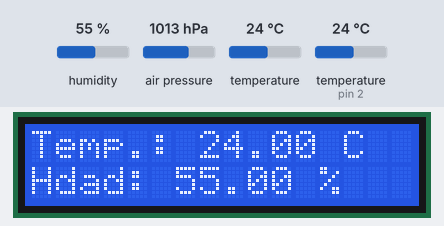
This sketch was run on a simulated Arduino Uno, built with avr-gcc and run on an emulated ATmega328P. On the bench: 16×2 character LCD. Inputs (shaded band) come from the test bench; at power-on: humidity 55 %, air pressure 1013 hPa, temperature (sensor on pin 2) 24 °C, temperature 24 °C. What the sketch prints to the serial monitor is not drawn.

Above: at 1.2 s.
1.3 s: humidity set to 22 %
At 7.1 s:
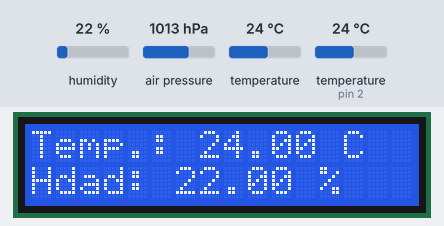
13.3 s: air pressure set to 952 hPa
At 16.2 s:
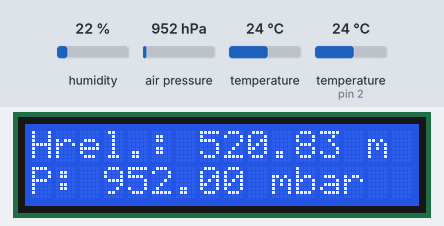
19.9 s: temperature (sensor on pin 2) set to 12 °C
At 25.7 s:
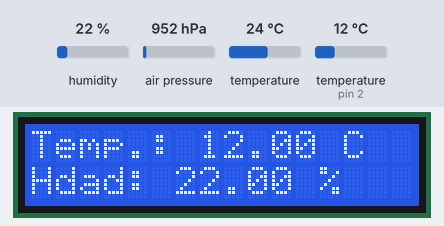
29.0 s: air pressure set to 975 hPa
At 34.9 s:
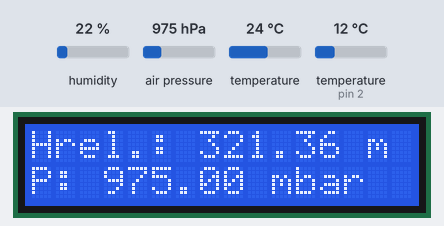
38.2 s: humidity set to 40 %
At 43.1 s:
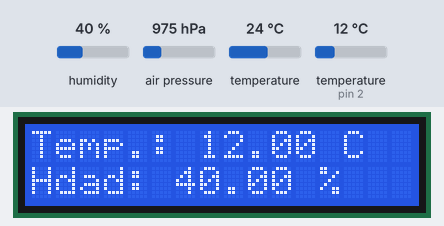
47.3 s: air pressure set to 1000 hPa
At 52.4 s:
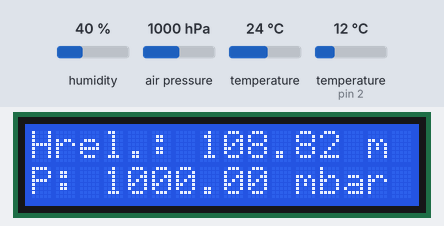
Timing chart, 0 to 53.9 s (numbered marks = the images above; inputs shaded):
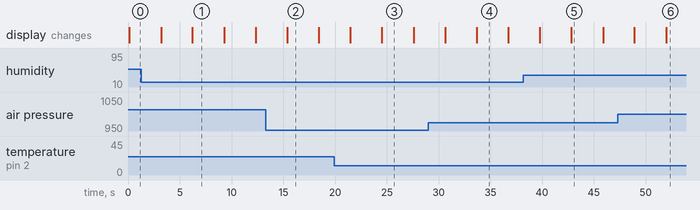

Measured:
- after the input at 1.3 s, the display: first differs from a run without the input after 4.9 s (image 1)
- after the input at 13.3 s, the display: changes after 2.1 s (image 2)
- after the input at 19.9 s, the display: first differs from a run without the input after 4.6 s (image 3)
- after the input at 29.0 s, the display: first differs from a run without the input after 4.7 s (image 4)
- after the input at 38.2 s, the display: first differs from a run without the input after 4.6 s (image 5)
- after the input at 47.3 s, the display: first differs from a run without the input after 4.7 s (image 6)
- what the display in image 1 shows lasts 3.1 s, from 6.2 s to 9.3 s

The sketch:

bmp180_DHT_lcd.ino
```cpp
/*
***********************************************************************
***********************************************************************
 *
 *           **********      **********     **********
 *           **********      **********     **********
 *           **                  **         **
 *           **                  **         **
 *           **   *****          **         **********
 *           **   *****          **         **********
 *           **      **          **         **
 *           **      **          **         **
 *           **********  **  ********** **  **********
 *           **********  **  ********** **  **********
 *               GRUPO DE INNOVACIÓN EDUCATIVA
************************************************************************
************************************************************************
                    ESTACIÓN METEOROLÓGICA
     ESTE PROYECTO HA SIDO REALIZADO PARA EL PROYECTO GLOBE - CLIMA
                FEBRERO - MARZO y ABRIL DE 2016
*/


#include <SFE_BMP180.h> // Incluímos las librerías del sensor de presión / altura
#include <Wire.h> // Librería que permite el uso de la tecnología I2C
#include <LiquidCrystal_I2C.h> // Con esta librería usamos los comandos adecuados
// para usar la pantalla LCD
#include <DHT.h> //Incorporamos la librería DHT encargada de leer humedad y
// temperatura


LiquidCrystal_I2C lcd(0x3F, 2, 1, 0, 4, 5, 6, 7, 3, POSITIVE);//Direccion de LCD. Dependiendo de
//la pantalla que se use, esta dirección puede cambiar. Otro valor común es el 0x27
#define DHTPIN 2 //Definimos el pin donde se conecta el data del sensor
#define DHTTYPE DHT22      // Si el sensor que estamos usando es el DHT 22
//#define DHTTYPE DHT11   // Si el sensor que estamos usando es el DHT 11
DHT dht(DHTPIN, DHTTYPE);

SFE_BMP180 pressure;
//Se declaran las variables. Es necesario tomar en cuenta una presión inicial
//esta será la presión que se tome en cuenta en el cálculo de la diferencia de altura
double PresionBase;
//Leeremos presión y temperatura. Calcularemos la diferencia de altura
double Presion = 0;
double Altura = 0;
double Temperatura = 0;
char status;
void setup() {
  Serial.begin(9600);
  dht.begin();
  lcd.begin(16,2);// Indicamos medidas de LCD
//Se inicia el sensor y se hace una lectura inicial
SensorStart();
}
void loop() {
int err;
       float temp=dht.readTemperature();
       float hum=dht.readHumidity();

       if (isnan(hum)||isnan(temp)){
         Serial.print("error de lectura");
         return; }
          lcd.clear();
             lcd.setCursor(0,0);
             lcd.print("Temp.: ");
             lcd.print(temp);
             lcd.print(" C");
             lcd.setCursor(0,1);
             lcd.print("Hdad: ");
             lcd.print(hum);
             lcd.print(" %");

       delay(3000);            //Recordad que solo lee una vez por segundo
ReadSensor();
lcd.clear();//Elimina todos los simbolos del LCD
lcd.setCursor(0,0);//Posiciona la primera letra en fila 0 columna 0
//Se imprimen las variables
lcd.print("Hrel.: ");
lcd.print(Altura);
lcd.print(" m");
lcd.setCursor(0,1);
lcd.print("P: ");
lcd.print(Presion);
lcd.print(" mbar");

delay(3000);
//Cada 3 segundos hará una nueva lectura
}
void SensorStart() {
//Secuencia de inicio del sensor
if (pressure.begin())
Serial.println("BMP180 iniciado adecuadamente");
else
{
Serial.println("La inicialización del sensor BMP180 falló");
while (1);
}
//Se inicia la lectura de temperatura
status = pressure.startTemperature();
if (status != 0)  {
delay(status);
//Se lee una temperatura inicial
status = pressure.getTemperature(Temperatura);
if (status != 0)    {
//Se inicia la lectura de presiones
status = pressure.startPressure(3);
if (status != 0)
{
delay(status);
//Se lee la presión inicial incidente sobre el sensor en la primera ejecución
status = pressure.getPressure(PresionBase, Temperatura);
}
}
}
}
void ReadSensor() {
//En este método se hacen las lecturas de presión y temperatura y se calcula la altura
//Se inicia la lectura de temperatura
status = pressure.startTemperature();
if (status != 0)
{
delay(status);
//Se realiza la lectura de temperatura
status = pressure.getTemperature(Temperatura);
if (status != 0)
{
//Se inicia la lectura de presión
status = pressure.startPressure(3);
if (status != 0)
{
delay(status);
//Se lleva a cabo la lectura de presión,</span>
//considerando la temperatura que afecta el desempeño del sensor</span>
status = pressure.getPressure(Presion, Temperatura);
if (status != 0)
{
//Cálculo de la altura en base a la presión leída en el Setup
Altura = pressure.altitude(Presion, PresionBase);
}
else Serial.println("Error en la lectura de presion\n");
}
else Serial.println("Error iniciando la lectura de presion\n");
}
else Serial.println("Error en la lectura de temperatura\n");
}
else Serial.println("Error iniciando la lectura de temperatura\n");
}
```
